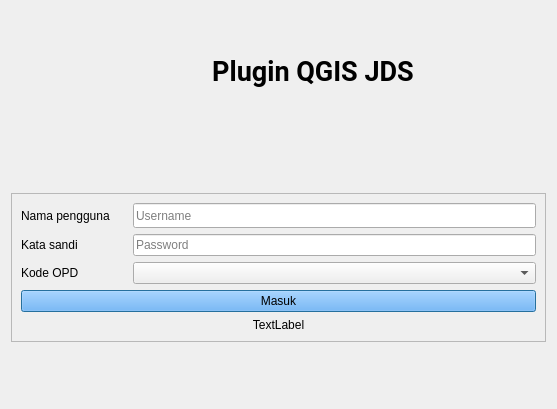
<?xml version="1.0" encoding="UTF-8"?>
<ui version="4.0">
 <class>PluginQgisJDSDialogBase</class>
 <widget class="QDialog" name="PluginQgisJDSDialogBase">
  <property name="geometry">
   <rect>
    <x>0</x>
    <y>0</y>
    <width>557</width>
    <height>409</height>
   </rect>
  </property>
  <property name="windowTitle">
   <string>Plugin QGIS JDS</string>
  </property>
  <layout class="QGridLayout" name="gridLayout_2">
   <item row="1" column="0" rowspan="2" colspan="2">
    <widget class="QFrame" name="frame_2">
     <property name="minimumSize">
      <size>
       <width>0</width>
       <height>120</height>
      </size>
     </property>
     <property name="maximumSize">
      <size>
       <width>16777215</width>
       <height>120</height>
      </size>
     </property>
     <property name="frameShape">
      <enum>QFrame::NoFrame</enum>
     </property>
     <property name="frameShadow">
      <enum>QFrame::Raised</enum>
     </property>
     <layout class="QHBoxLayout" name="horizontalLayout_2">
      <item>
       <spacer name="horizontalSpacer">
        <property name="orientation">
         <enum>Qt::Horizontal</enum>
        </property>
        <property name="sizeHint" stdset="0">
         <size>
          <width>76</width>
          <height>20</height>
         </size>
        </property>
       </spacer>
      </item>
      <item>
       <widget class="QLabel" name="label_3">
        <property name="minimumSize">
         <size>
          <width>63</width>
          <height>72</height>
         </size>
        </property>
        <property name="maximumSize">
         <size>
          <width>70</width>
          <height>80</height>
         </size>
        </property>
        <property name="text">
         <string/>
        </property>
        <property name="pixmap">
         <pixmap>../../img/logo-jds-removebg-preview.png</pixmap>
        </property>
        <property name="scaledContents">
         <bool>true</bool>
        </property>
        <property name="alignment">
         <set>Qt::AlignRight|Qt::AlignTrailing|Qt::AlignVCenter</set>
        </property>
        <property name="margin">
         <number>5</number>
        </property>
       </widget>
      </item>
      <item>
       <widget class="QLabel" name="label">
        <property name="minimumSize">
         <size>
          <width>0</width>
          <height>50</height>
         </size>
        </property>
        <property name="font">
         <font>
          <family>Roboto</family>
          <pointsize>20</pointsize>
          <weight>75</weight>
          <bold>true</bold>
         </font>
        </property>
        <property name="text">
         <string>Plugin QGIS JDS</string>
        </property>
        <property name="alignment">
         <set>Qt::AlignCenter</set>
        </property>
        <property name="margin">
         <number>10</number>
        </property>
       </widget>
      </item>
      <item>
       <spacer name="horizontalSpacer_2">
        <property name="orientation">
         <enum>Qt::Horizontal</enum>
        </property>
        <property name="sizeHint" stdset="0">
         <size>
          <width>76</width>
          <height>20</height>
         </size>
        </property>
       </spacer>
      </item>
     </layout>
    </widget>
   </item>
   <item row="6" column="0" colspan="2">
    <spacer name="verticalSpacer_2">
     <property name="orientation">
      <enum>Qt::Vertical</enum>
     </property>
     <property name="sizeHint" stdset="0">
      <size>
       <width>20</width>
       <height>121</height>
      </size>
     </property>
    </spacer>
   </item>
   <item row="0" column="0" colspan="2">
    <spacer name="verticalSpacer_3">
     <property name="orientation">
      <enum>Qt::Vertical</enum>
     </property>
     <property name="sizeHint" stdset="0">
      <size>
       <width>20</width>
       <height>40</height>
      </size>
     </property>
    </spacer>
   </item>
   <item row="5" column="0" colspan="2">
    <widget class="QFrame" name="frame">
     <property name="frameShape">
      <enum>QFrame::StyledPanel</enum>
     </property>
     <property name="frameShadow">
      <enum>QFrame::Raised</enum>
     </property>
     <layout class="QGridLayout" name="gridLayout">
      <item row="4" column="0" colspan="3">
       <widget class="QPushButton" name="pbLogin">
        <property name="styleSheet">
         <string notr="true">background-color:rgb(85, 170, 255)</string>
        </property>
        <property name="text">
         <string>Masuk</string>
        </property>
        <property name="autoDefault">
         <bool>true</bool>
        </property>
       </widget>
      </item>
      <item row="5" column="0" colspan="3">
       <widget class="QLabel" name="label_status">
        <property name="layoutDirection">
         <enum>Qt::LeftToRight</enum>
        </property>
        <property name="frameShape">
         <enum>QFrame::NoFrame</enum>
        </property>
        <property name="frameShadow">
         <enum>QFrame::Plain</enum>
        </property>
        <property name="text">
         <string>TextLabel</string>
        </property>
        <property name="alignment">
         <set>Qt::AlignCenter</set>
        </property>
       </widget>
      </item>
      <item row="1" column="0">
       <widget class="QLabel" name="label_username">
        <property name="minimumSize">
         <size>
          <width>100</width>
          <height>0</height>
         </size>
        </property>
        <property name="font">
         <font>
          <pointsize>9</pointsize>
         </font>
        </property>
        <property name="text">
         <string>Nama pengguna</string>
        </property>
        <property name="alignment">
         <set>Qt::AlignLeading|Qt::AlignLeft|Qt::AlignVCenter</set>
        </property>
        <property name="margin">
         <number>0</number>
        </property>
       </widget>
      </item>
      <item row="2" column="0">
       <widget class="QLabel" name="label_password">
        <property name="font">
         <font>
          <pointsize>9</pointsize>
         </font>
        </property>
        <property name="text">
         <string>Kata sandi</string>
        </property>
        <property name="alignment">
         <set>Qt::AlignLeading|Qt::AlignLeft|Qt::AlignVCenter</set>
        </property>
        <property name="margin">
         <number>0</number>
        </property>
       </widget>
      </item>
      <item row="2" column="2">
       <widget class="QgsPasswordLineEdit" name="input_password">
        <property name="placeholderText">
         <string>Password</string>
        </property>
       </widget>
      </item>
      <item row="3" column="0">
       <widget class="QLabel" name="label_password_2">
        <property name="font">
         <font>
          <pointsize>9</pointsize>
         </font>
        </property>
        <property name="text">
         <string>Kode OPD</string>
        </property>
        <property name="alignment">
         <set>Qt::AlignLeading|Qt::AlignLeft|Qt::AlignVCenter</set>
        </property>
        <property name="margin">
         <number>0</number>
        </property>
       </widget>
      </item>
      <item row="3" column="2">
       <widget class="QComboBox" name="cb_list_opd"/>
      </item>
      <item row="1" column="2">
       <widget class="QLineEdit" name="input_username">
        <property name="sizePolicy">
         <sizepolicy hsizetype="Preferred" vsizetype="Fixed">
          <horstretch>0</horstretch>
          <verstretch>0</verstretch>
         </sizepolicy>
        </property>
        <property name="minimumSize">
         <size>
          <width>0</width>
          <height>25</height>
         </size>
        </property>
        <property name="placeholderText">
         <string>Username</string>
        </property>
        <property name="clearButtonEnabled">
         <bool>true</bool>
        </property>
       </widget>
      </item>
     </layout>
    </widget>
   </item>
   <item row="3" column="0">
    <spacer name="verticalSpacer">
     <property name="orientation">
      <enum>Qt::Vertical</enum>
     </property>
     <property name="sizeHint" stdset="0">
      <size>
       <width>20</width>
       <height>122</height>
      </size>
     </property>
    </spacer>
   </item>
  </layout>
 </widget>
 <customwidgets>
  <customwidget>
   <class>QgsPasswordLineEdit</class>
   <extends>QLineEdit</extends>
   <header>qgspasswordlineedit.h</header>
  </customwidget>
 </customwidgets>
 <resources/>
 <connections/>
</ui>
